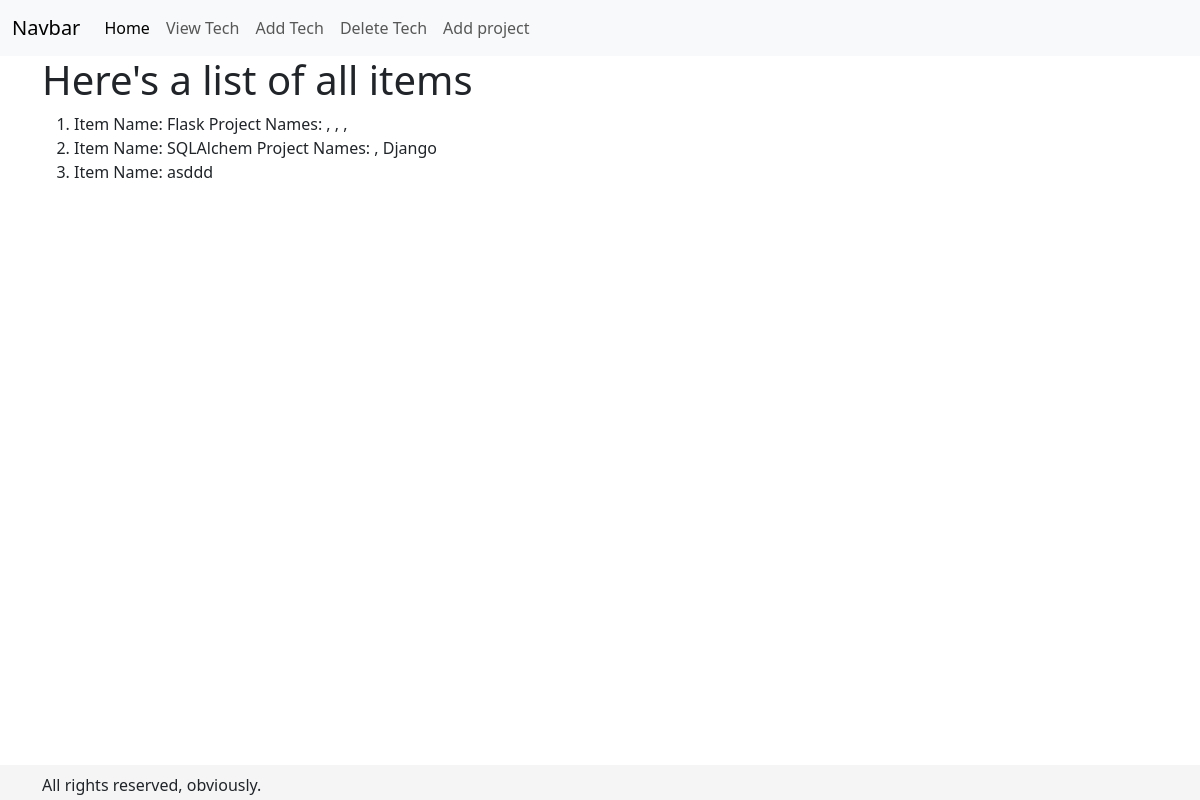
/view, run on the app's committed database.
### main.py (models this page shows, shortened)
class Tech(db.Model):
    __tablename__ = "tech"
    id = db.Column(db.Integer, primary_key=True)
    name = db.Column(db.Text)
    project = db.relationship("Project", backref="tech", lazy="dynamic")
    def __repr__(self):
        if self.project.count() > 0:
            pr_names = ", ".join([pr.name or "" for pr in self.project.all()])
            return f"Item Name: {self.name}\n Project Names: {pr_names}"
        return f"Item Name: {self.name}"

class Project(db.Model):
    __tablename__ = "project"
    id = db.Column(db.Integer, primary_key=True)
    name = db.Column(db.Text)
    tech_id = db.Column(db.Integer, db.ForeignKey("tech.id"))

### main.py (the view)
@app.route("/view")
def view_tech():
    tech = Tech.query.all()
    return render_template("view_tech.html", tech=tech)

### templates/view_tech.html (shortened to what this page needs)
<!DOCTYPE html>
<html lang="en">
<head>
    <link href="https://cdn.jsdelivr.net/npm/bootstrap@5.3.0-alpha1/dist/css/bootstrap.min.css" rel="stylesheet"
>
</head>
{%extends 'base.html'%}
{%block navi%}
<div class="container">
    <h1>Here's a list of all items</h1>
    <ol>
    {%for item in tech%}
        <li>{{item}}</li>
    {%endfor%}
    </ol>
</div>
{%endblock%}

### data on the page
Tech: name.name "Item Name: Flask Project Names: , , ,"
Tech: name.name "Item Name: SQLAlchem Project Names: , Django"
Tech: name "Item Name: asddd"
